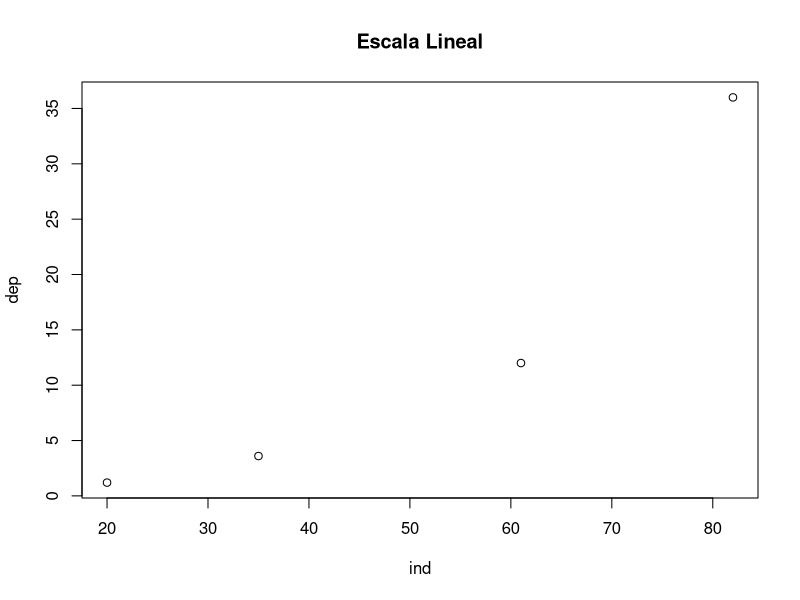
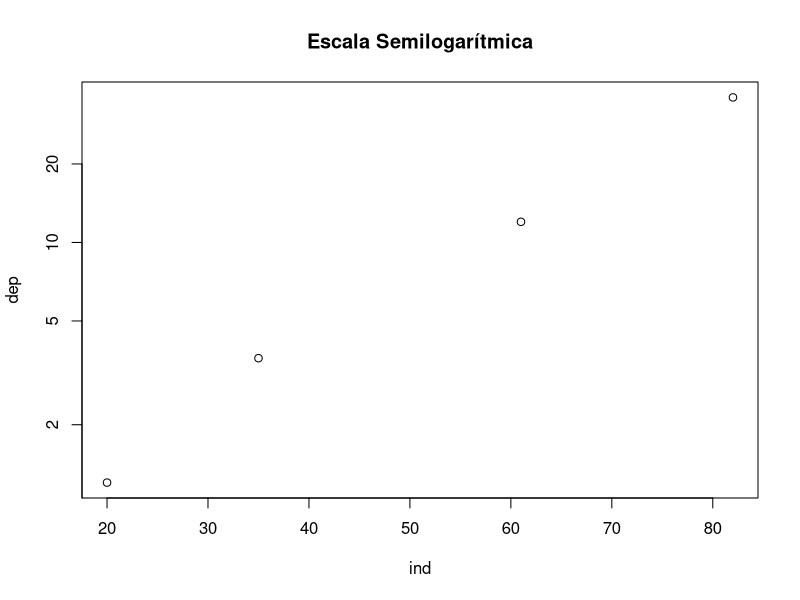
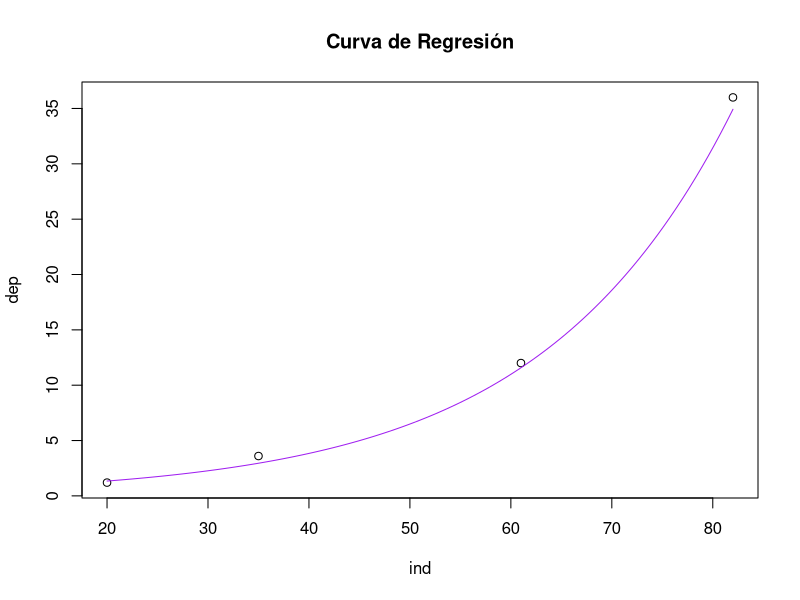
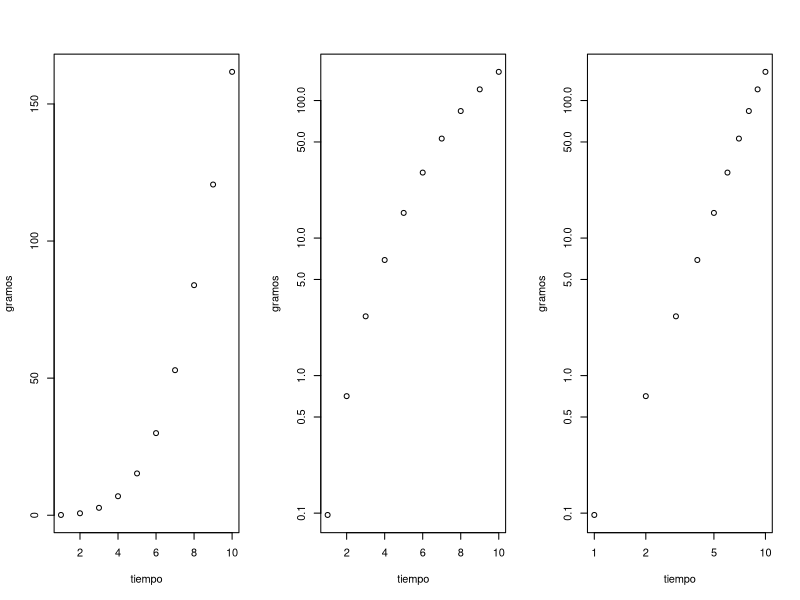
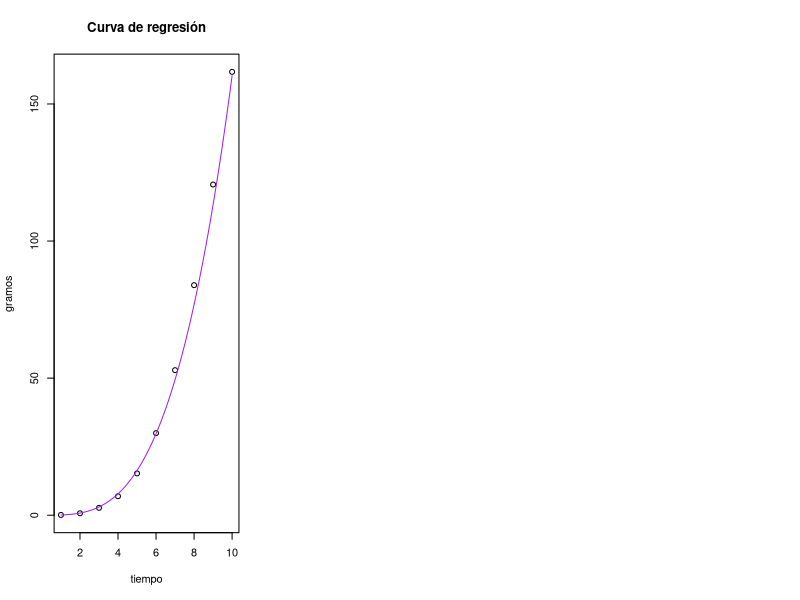

Write the R code that produced these figures, in order.
## ---- chunk 1
knitr::opts_chunk$set(echo = TRUE)
## ---- chunk 2
dep = c(1.2,3.6,12,36)
ind = c(20,35,61,82)


plot(ind,dep, main = 'Escala Lineal')
plot(ind,dep,log = "y", main = 'Escala Semilogarítmica')
lm(log10(dep)~ind)
summary(lm(log10(dep)~ind))$r.squared
## ---- chunk 3
# par(mfrow = c(1,2))
plot(ind,dep,main = "Curva de Regresión")
curve(1.054^x*0.468, add = T, col ="purple")
## ---- chunk 4

tiempo = 1:10
gramos = c(0.097,0.709,2.698,6.928,15.242,29.944, 52.902,83.903,120.612,161.711)
d.f = data.frame(tiempo,gramos)
## ---- chunk 5

 par(mfrow =c(1,3))
 plot(d.f)
 plot(d.f, log = "y")
 plot(d.f, log = "xy")


## ---- chunk 6


lm(log10(gramos)~log10(tiempo))
beta = coefficients(summary(lm(log10(gramos)~log10(tiempo))))[[1]]
alpha = coefficients(summary(lm(log10(gramos)~log10(tiempo))))[[2]]
r.2 = summary(lm(log10(gramos)~log10(tiempo)))$r.squared
## ---- chunk 7

plot(d.f, main = "Curva de regresión")
curve(x^round(alpha,3)* 10^round(beta,3), col='purple', add= T)

